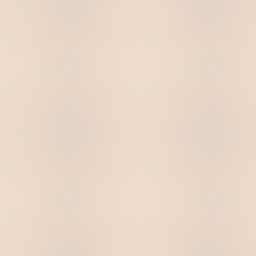
#> input picture apps/web/src/app/(public)/_home/plates/paper-surface.png, 256 x 256 px, found by its file name; its folder holds 2 pictures in this run
$ python verify-assets.py
#> lines starting #> are read from the running program, lines starting #| are printed output that depends on the picture
from pathlib import Path
from PIL import Image, ImageOps
import json

root = Path(__file__).resolve().parents[2]
plate = root / 'assets/plates'
review = root / '.impeccable/review/asset-proofs'
review.mkdir(parents=True, exist_ok=True)
# Impeccable's documented material exception: exact clean 70x66 paper patch,
# mirror tiled, never used as an artwork reconstruction or resampled crop.
patch = Image.open(root / '.impeccable/build/crops/paper-surface.png').convert('RGB')
#> patch is the input picture: PIL image 256x256 RGB; mean R, G, B 233.8, 215.7, 201
tile = Image.new('RGB', (256,256))
#> tile: PIL image 256x256 RGB; every value is 0
for row, y in enumerate(range(0,256,patch.height)):
    for col, x in enumerate(range(0,256,patch.width)):
        cell = ImageOps.mirror(patch) if col % 2 else patch
        cell = ImageOps.flip(cell) if row % 2 else cell
        tile.paste(cell, (x,y))
tile.save(plate / 'paper-surface.png')
crt = Image.open(plate / 'retro-computer.png').convert('RGBA')
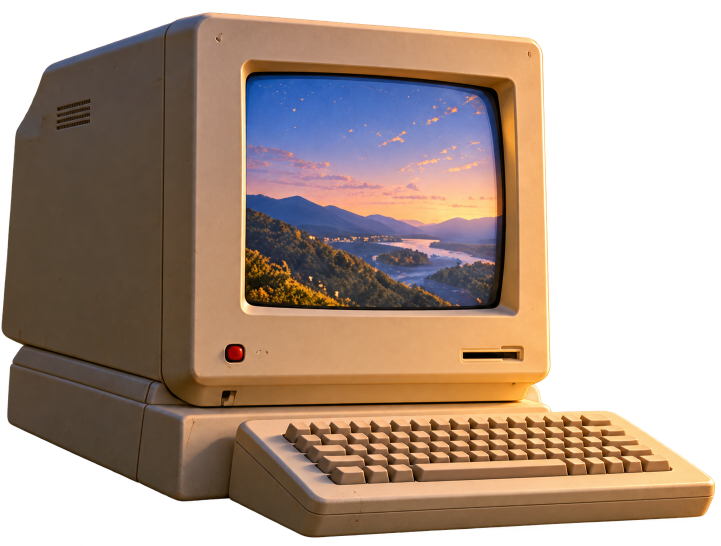
#> input picture apps/web/src/app/(public)/_home/plates/retro-computer.png, 1441 x 1092 px, found by its file name (shown at 1/2 size)
#> crt is the input picture: PIL image 1441x1092 RGBA; mean R, G, B, A 96.8, 76.4, 61.6, 171.5
for name, color in [('light',(248,241,228)),('dark',(18,25,38))]:
    proof=Image.new('RGBA', crt.size, color+(255,))
    proof.alpha_composite(crt)
    proof.convert('RGB').save(review / f'computer-alpha-{name}.png')
#> this loop made 2 passes
#> pass 1, `proof=Image.new('RGBA', crt.size, color+(255,))`:
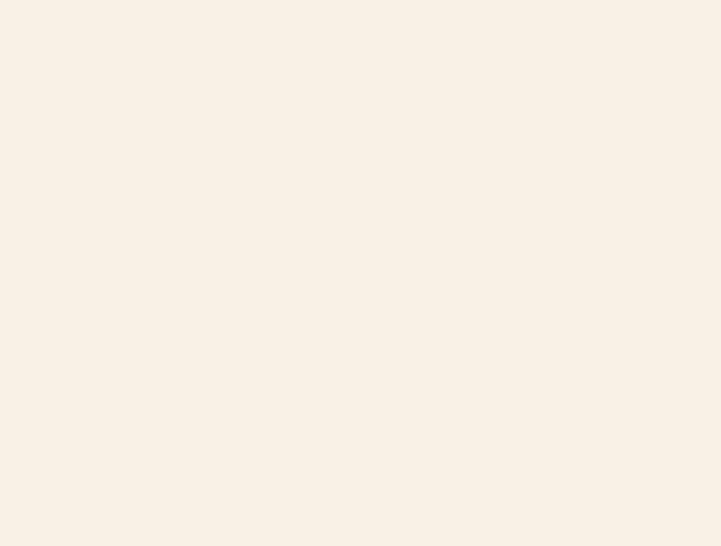
#> proof: PIL image 1441x1092 RGBA (shown at 1/2 size); mean R, G, B, A 248, 241, 228, 255
#> pass 2, `proof=Image.new('RGBA', crt.size, color+(255,))`:
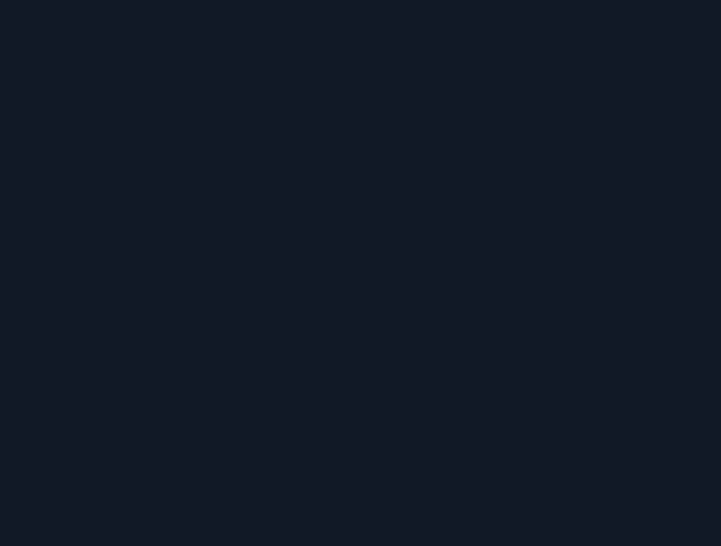
#> proof: PIL image 1441x1092 RGBA (shown at 1/2 size); mean R, G, B, A 18, 25, 38, 255
#> pass 2, `proof.convert('RGB').save(review / f'computer-alpha-{name}.png')`:
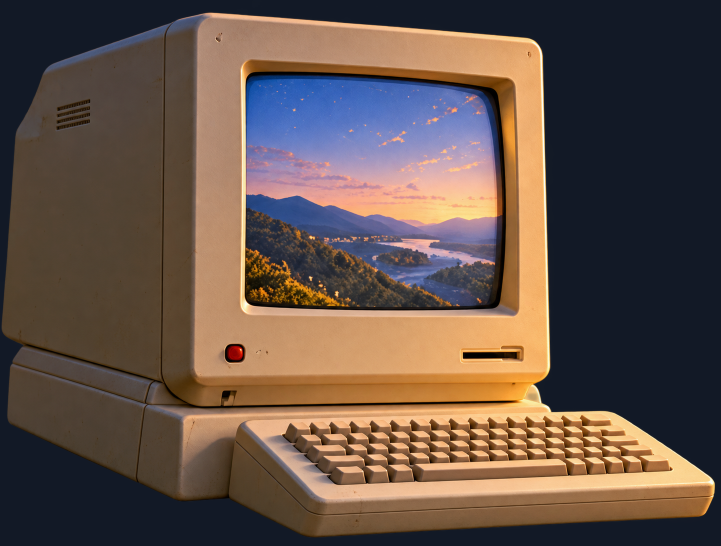
#> saved as computer-alpha-dark.png: PIL image 1441x1092 RGB (shown at 1/2 size); mean R, G, B 99.7, 82.1, 72.7
info=[]
for p in plate.glob('*.png'):
    im=Image.open(p)
    record={'file':str(p.relative_to(root)), 'width':im.width, 'height':im.height, 'mode':im.mode}
    if 'A' in im.getbands():
        hist=im.getchannel('A').histogram()
        record.update(alphaZero=hist[0], alphaOpaque=hist[255], alphaPartial=sum(hist[1:255]))
    info.append(record)
(review / 'dimensions-alpha.json').write_text(json.dumps(info,indent=2)+'\n')
print(json.dumps(info,indent=2))
#> (printed output is left out)
